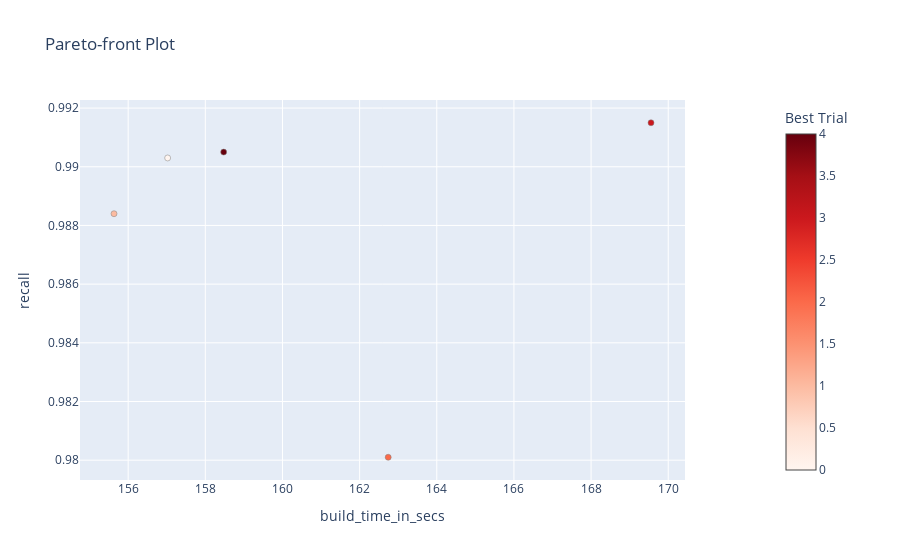
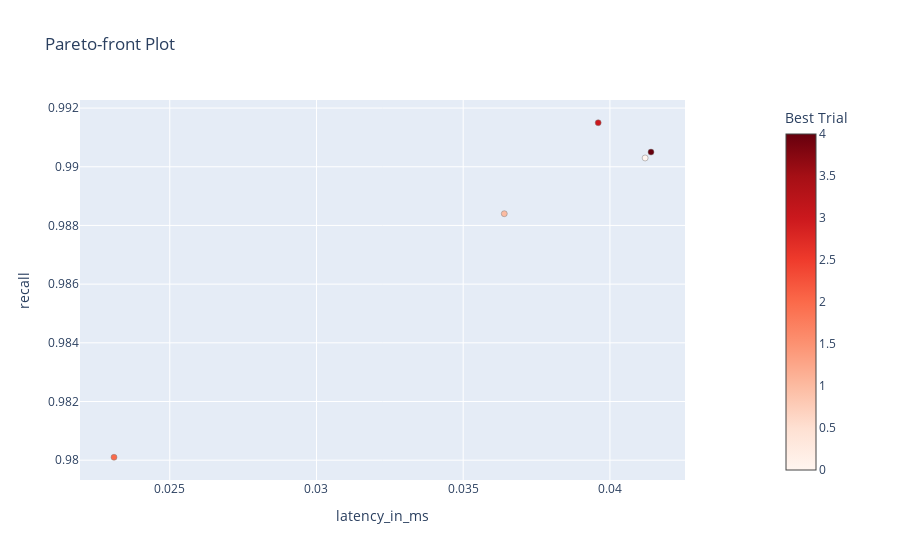

The cell these charts' notebook holds for them, in order:
### Code cell
visualization(cagra_study)

### Figure 1 — Plotly figure (JSON) as saved in the notebook; plotly's stock layout.template omitted (floating-point values rounded to 4 significant figures)
{"data": [{"hovertemplate": "%{text}<extra>Trial</extra>", "marker": {"color": [], "colorbar": {"title": {"text": "Trial"}}, "colorscale": [[0, "rgb(247,251,255)"], [0.125, "rgb(222,235,247)"], [0.25, "rgb(198,219,239)"], [0.375, "rgb(158,202,225)"], [0.5, "rgb(107,174,214)"], [0.625, "rgb(66,146,198)"], [0.75, "rgb(33,113,181)"], [0.875, "rgb(8,81,156)"], [1, "rgb(8,48,107)"]], "line": {"color": "Grey", "width": 0.5}}, "mode": "markers", "showlegend": false, "text": [], "type": "scatter", "x": [], "y": []}, {"hovertemplate": "%{text}<extra>Best Trial</extra>", "marker": {"color": [0, 1, 2, 3, 4], "colorbar": {"title": {"text": "Best Trial"}, "x": 1.1, "xpad": 40, "y": 0.5}, "colorscale": [[0, "rgb(255,245,240)"], [0.125, "rgb(254,224,210)"], [0.25, "rgb(252,187,161)"], [0.375, "rgb(252,146,114)"], [0.5, "rgb(251,106,74)"], [0.625, "rgb(239,59,44)"], [0.75, "rgb(203,24,29)"], [0.875, "rgb(165,15,21)"], [1, "rgb(103,0,13)"]], "line": {"color": "Grey", "width": 0.5}}, "mode": "markers", "showlegend": false, "text": ["{<br>  \"number\": 0,<br>  \"values\": [<br>    157.0238,<br>    0.0412,<br>    0.9903<br>  ],<br>  \"params\": {<br>    \"intermediate_graph_degree\": 76,<br>    \"itopk_size\": 124<br>  }<br>}", "{<br>  \"number\": 1,<br>  \"values\": [<br>    155.633,<br>    0.0364,<br>    0.9884<br>  ],<br>  \"params\": {<br>    \"intermediate_graph_degree\": 72,<br>    \"itopk_size\": 106<br>  }<br>}", "{<br>  \"number\": 2,<br>  \"values\": [<br>    162.741,<br>    0.0231,<br>    0.9801<br>  ],<br>  \"params\": {<br>    \"intermediate_graph_degree\": 90,<br>    \"itopk_size\": 66<br>  }<br>}", "{<br>  \"number\": 3,<br>  \"values\": [<br>    169.5533,<br>    0.0396,<br>    0.9915<br>  ],<br>  \"params\": {<br>    \"intermediate_graph_degree\": 110,<br>    \"itopk_size\": 114<br>  }<br>}", "{<br>  \"number\": 4,<br>  \"values\": [<br>    158.4761,<br>    0.0414,<br>    0.9905<br>  ],<br>  \"params\": {<br>    \"intermediate_graph_degree\": 80,<br>    \"itopk_size\": 126<br>  }<br>}"], "type": "scatter", "x": [157.0, 155.6, 162.7, 169.6, 158.5], "y": [0.9903, 0.9884, 0.9801, 0.9915, 0.9905]}], "layout": {"autosize": true, "title": {"text": "Pareto-front Plot"}, "xaxis": {"autorange": true, "range": [154.8, 170.4], "title": {"text": "build_time_in_secs"}, "type": "linear"}, "yaxis": {"autorange": true, "range": [0.9792, 0.9924], "title": {"text": "recall"}, "type": "linear"}}}

### Figure 2 — Plotly figure (JSON) as saved in the notebook; plotly's stock layout.template omitted (floating-point values rounded to 4 significant figures)
{"data": [{"hovertemplate": "%{text}<extra>Trial</extra>", "marker": {"color": [], "colorbar": {"title": {"text": "Trial"}}, "colorscale": [[0, "rgb(247,251,255)"], [0.125, "rgb(222,235,247)"], [0.25, "rgb(198,219,239)"], [0.375, "rgb(158,202,225)"], [0.5, "rgb(107,174,214)"], [0.625, "rgb(66,146,198)"], [0.75, "rgb(33,113,181)"], [0.875, "rgb(8,81,156)"], [1, "rgb(8,48,107)"]], "line": {"color": "Grey", "width": 0.5}}, "mode": "markers", "showlegend": false, "text": [], "type": "scatter", "x": [], "y": []}, {"hovertemplate": "%{text}<extra>Best Trial</extra>", "marker": {"color": [0, 1, 2, 3, 4], "colorbar": {"title": {"text": "Best Trial"}, "x": 1.1, "xpad": 40, "y": 0.5}, "colorscale": [[0, "rgb(255,245,240)"], [0.125, "rgb(254,224,210)"], [0.25, "rgb(252,187,161)"], [0.375, "rgb(252,146,114)"], [0.5, "rgb(251,106,74)"], [0.625, "rgb(239,59,44)"], [0.75, "rgb(203,24,29)"], [0.875, "rgb(165,15,21)"], [1, "rgb(103,0,13)"]], "line": {"color": "Grey", "width": 0.5}}, "mode": "markers", "showlegend": false, "text": ["{<br>  \"number\": 0,<br>  \"values\": [<br>    157.0238,<br>    0.0412,<br>    0.9903<br>  ],<br>  \"params\": {<br>    \"intermediate_graph_degree\": 76,<br>    \"itopk_size\": 124<br>  }<br>}", "{<br>  \"number\": 1,<br>  \"values\": [<br>    155.633,<br>    0.0364,<br>    0.9884<br>  ],<br>  \"params\": {<br>    \"intermediate_graph_degree\": 72,<br>    \"itopk_size\": 106<br>  }<br>}", "{<br>  \"number\": 2,<br>  \"values\": [<br>    162.741,<br>    0.0231,<br>    0.9801<br>  ],<br>  \"params\": {<br>    \"intermediate_graph_degree\": 90,<br>    \"itopk_size\": 66<br>  }<br>}", "{<br>  \"number\": 3,<br>  \"values\": [<br>    169.5533,<br>    0.0396,<br>    0.9915<br>  ],<br>  \"params\": {<br>    \"intermediate_graph_degree\": 110,<br>    \"itopk_size\": 114<br>  }<br>}", "{<br>  \"number\": 4,<br>  \"values\": [<br>    158.4761,<br>    0.0414,<br>    0.9905<br>  ],<br>  \"params\": {<br>    \"intermediate_graph_degree\": 80,<br>    \"itopk_size\": 126<br>  }<br>}"], "type": "scatter", "x": [0.0412, 0.0364, 0.0231, 0.0396, 0.0414], "y": [0.9903, 0.9884, 0.9801, 0.9915, 0.9905]}], "layout": {"autosize": true, "title": {"text": "Pareto-front Plot"}, "xaxis": {"autorange": true, "range": [0.02201, 0.04249], "title": {"text": "latency_in_ms"}, "type": "linear"}, "yaxis": {"autorange": true, "range": [0.9792, 0.9924], "title": {"text": "recall"}, "type": "linear"}}}
